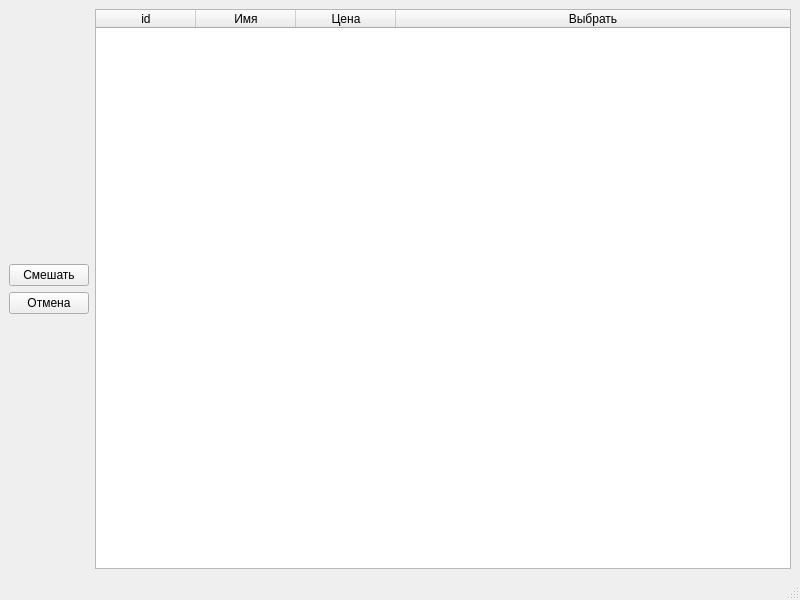
<?xml version="1.0" encoding="UTF-8"?>
<ui version="4.0">
 <class>MixSelector</class>
 <widget class="QMainWindow" name="MixSelector">
  <property name="geometry">
   <rect>
    <x>0</x>
    <y>0</y>
    <width>800</width>
    <height>600</height>
   </rect>
  </property>
  <property name="windowTitle">
   <string>MainWindow</string>
  </property>
  <widget class="QWidget" name="centralwidget">
   <layout class="QHBoxLayout" name="horizontalLayout_3">
    <item>
     <layout class="QVBoxLayout" name="verticalLayout">
      <item>
       <spacer name="verticalSpacer">
        <property name="orientation">
         <enum>Qt::Vertical</enum>
        </property>
        <property name="sizeHint" stdset="0">
         <size>
          <width>20</width>
          <height>40</height>
         </size>
        </property>
       </spacer>
      </item>
      <item>
       <widget class="QPushButton" name="mixButton">
        <property name="text">
         <string>Смешать</string>
        </property>
       </widget>
      </item>
      <item>
       <widget class="QPushButton" name="CancelButton">
        <property name="text">
         <string>Отмена</string>
        </property>
       </widget>
      </item>
      <item>
       <spacer name="verticalSpacer_2">
        <property name="orientation">
         <enum>Qt::Vertical</enum>
        </property>
        <property name="sizeHint" stdset="0">
         <size>
          <width>20</width>
          <height>40</height>
         </size>
        </property>
       </spacer>
      </item>
     </layout>
    </item>
    <item>
     <layout class="QHBoxLayout" name="horizontalLayout_2">
      <item>
       <widget class="QTableWidget" name="table">
        <attribute name="horizontalHeaderShowSortIndicator" stdset="0">
         <bool>false</bool>
        </attribute>
        <attribute name="horizontalHeaderStretchLastSection">
         <bool>true</bool>
        </attribute>
        <column>
         <property name="text">
          <string>id</string>
         </property>
        </column>
        <column>
         <property name="text">
          <string>Имя</string>
         </property>
        </column>
        <column>
         <property name="text">
          <string>Цена</string>
         </property>
        </column>
        <column>
         <property name="text">
          <string>Выбрать</string>
         </property>
        </column>
       </widget>
      </item>
     </layout>
    </item>
   </layout>
  </widget>
  <widget class="QMenuBar" name="menubar">
   <property name="geometry">
    <rect>
     <x>0</x>
     <y>0</y>
     <width>800</width>
     <height>21</height>
    </rect>
   </property>
  </widget>
  <widget class="QStatusBar" name="statusbar"/>
 </widget>
 <resources/>
 <connections/>
</ui>
